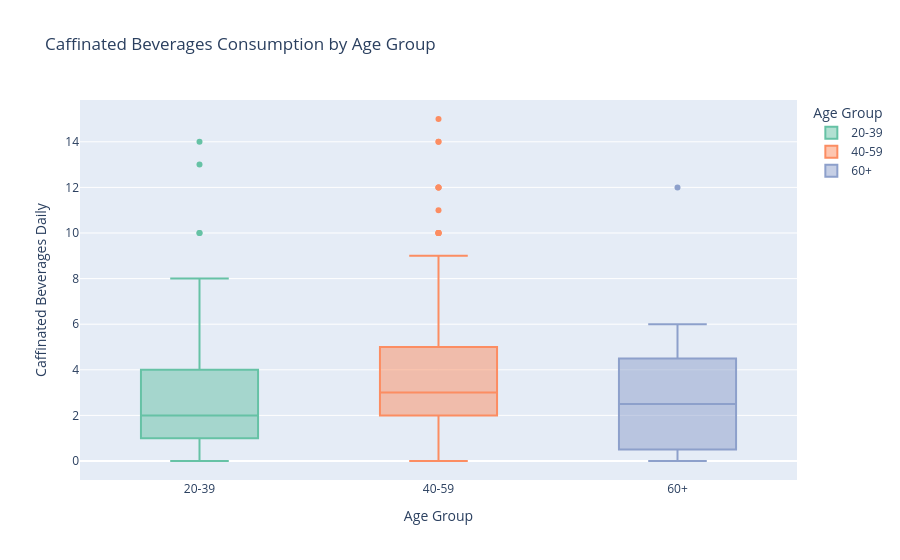

Notebook code for this chart:
### Code cell
import plotly.express as px

fig = px.box(
    railroad_df_clean,
    x='Age_Group_Grouped',
    y='If_yes_how_many_daily',
    title='Caffinated Beverages Consumption by Age Group',
    labels={'Age_Group_Grouped': 'Age Group', 'If_yes_how_many_daily': 'Caffinated Beverages Daily'},
    color='Age_Group_Grouped',  
    color_discrete_sequence=px.colors.qualitative.Set2  
)

fig.show()
fig.write_html("Coffee_Consumption_by_age.html")

### Figure 1 — Plotly figure (JSON) as saved in the notebook; plotly's stock layout.template omitted (floating-point values rounded to 4 significant figures; data arrays with more than 128 entries replaced by an {"elided": "..."} marker saying what was removed)
{"data": [{"alignmentgroup": "True", "hovertemplate": "Age Group=%{x}<br>Caffinated Beverages Daily=%{y}<extra></extra>", "legendgroup": "20-39", "marker": {"color": "rgb(102,194,165)"}, "name": "20-39", "notched": false, "offsetgroup": "20-39", "orientation": "v", "showlegend": true, "type": "box", "x": ["20-39", "20-39", "20-39", "20-39", "20-39", "20-39", "20-39", "20-39", "20-39", "20-39", "20-39", "20-39", "20-39", "20-39", "20-39", "20-39", "20-39", "20-39", "20-39", "20-39", "20-39", "20-39", "20-39", "20-39", "20-39", "20-39", "20-39", "20-39", "20-39", "20-39", "20-39", "20-39", "20-39", "20-39", "20-39", "20-39", "20-39", "20-39", "20-39", "20-39", "20-39", "20-39", "20-39", "20-39", "20-39", "20-39", "20-39", "20-39", "20-39", "20-39", "20-39", "20-39", "20-39", "20-39", "20-39", "20-39", "20-39", "20-39", "20-39", "20-39", "20-39", "20-39", "20-39", "20-39", "20-39", "20-39", "20-39", "20-39", "20-39", "20-39", "20-39", "20-39", "20-39", "20-39", "20-39", "20-39", "20-39", "20-39", "20-39", "20-39", "20-39", "20-39", "20-39", "20-39", "20-39", "20-39", "20-39", "20-39", "20-39", "20-39", "20-39", "20-39", "20-39", "20-39", "20-39", "20-39", "20-39", "20-39", "20-39", "20-39", "20-39", "20-39", "20-39", "20-39", "20-39", "20-39", "20-39"], "x0": " ", "xaxis": "x", "y": [4, 1, 4, 2, 6, 2, 6, 3, 3, 3, 4, 1, 1, 0, 1, 14, 3, 0, 0, 4, 3, 3, 2, 4, 1, 0, 0, 4, 4, 2, 7, 5, 2, 1, 0, 2, 1, 10, 3, 2, 1, 3, 1, 1, 3, 2, 3, 2, 2, 0, 3, 2, 4, 4, 2, 0, 0, 8, 3, 0, 6, 3, 8, 2, 7, 4, 2, 0, 1, 2, 1, 4, 2, 0, 2, 3, 1, 4, 4, 3, 10, 2, 13, 0, 6, 5, 3, 1, 2, 4, 0, 1, 2, 3, 6, 2, 2, 4, 1, 1, 2, 2, 4, 2, 2, 1, 3], "y0": " ", "yaxis": "y"}, {"alignmentgroup": "True", "hovertemplate": "Age Group=%{x}<br>Caffinated Beverages Daily=%{y}<extra></extra>", "legendgroup": "40-59", "marker": {"color": "rgb(252,141,98)"}, "name": "40-59", "notched": false, "offsetgroup": "40-59", "orientation": "v", "showlegend": true, "type": "box", "x": {"elided": "303 str values"}, "x0": " ", "xaxis": "x", "y": {"elided": "303 int values"}, "y0": " ", "yaxis": "y"}, {"alignmentgroup": "True", "hovertemplate": "Age Group=%{x}<br>Caffinated Beverages Daily=%{y}<extra></extra>", "legendgroup": "60+", "marker": {"color": "rgb(141,160,203)"}, "name": "60+", "notched": false, "offsetgroup": "60+", "orientation": "v", "showlegend": true, "type": "box", "x": ["60+", "60+", "60+", "60+", "60+", "60+", "60+", "60+", "60+", "60+", "60+", "60+"], "x0": " ", "xaxis": "x", "y": [6, 2, 4, 0, 12, 0, 1, 5, 4, 2, 0, 3], "y0": " ", "yaxis": "y"}], "layout": {"boxmode": "overlay", "legend": {"title": {"text": "Age Group"}, "tracegroupgap": 0}, "title": {"text": "Caffinated Beverages Consumption by Age Group"}, "xaxis": {"anchor": "y", "categoryarray": ["20-39", "40-59", "60+"], "categoryorder": "array", "domain": [0, 1], "title": {"text": "Age Group"}}, "yaxis": {"anchor": "x", "domain": [0, 1], "title": {"text": "Caffinated Beverages Daily"}}}}
